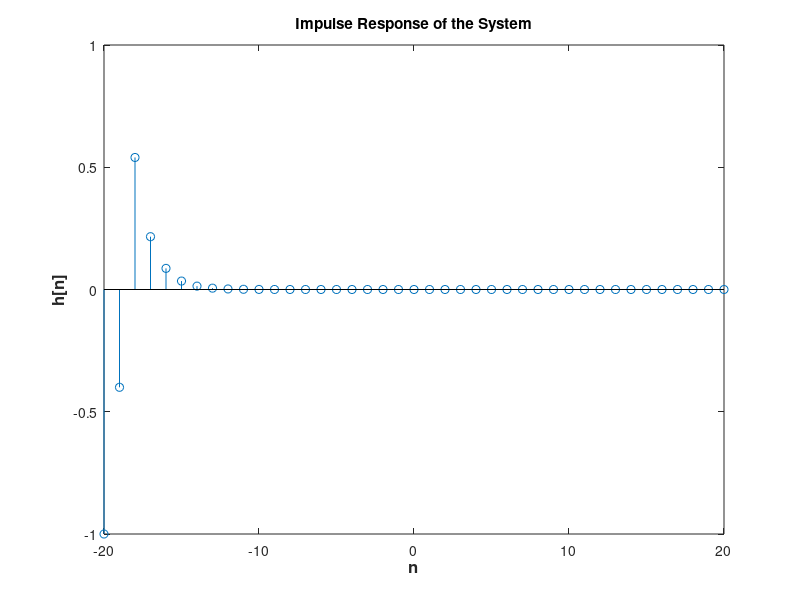

This chart was generated by the following MATLAB code:
n = -20:20;

sunt_x = [-1.0 0.0 0.7];
sunt_y = [1.0 -0.4 0.0];
h = impz(sunt_x, sunt_y, 41);

stem(n, h)
xlabel('n', 'FontSize', 12, 'FontWeight', 'bold')
ylabel('h[n]', 'FontSize', 12, 'FontWeight', 'bold')
title('Impulse Response of the System')
